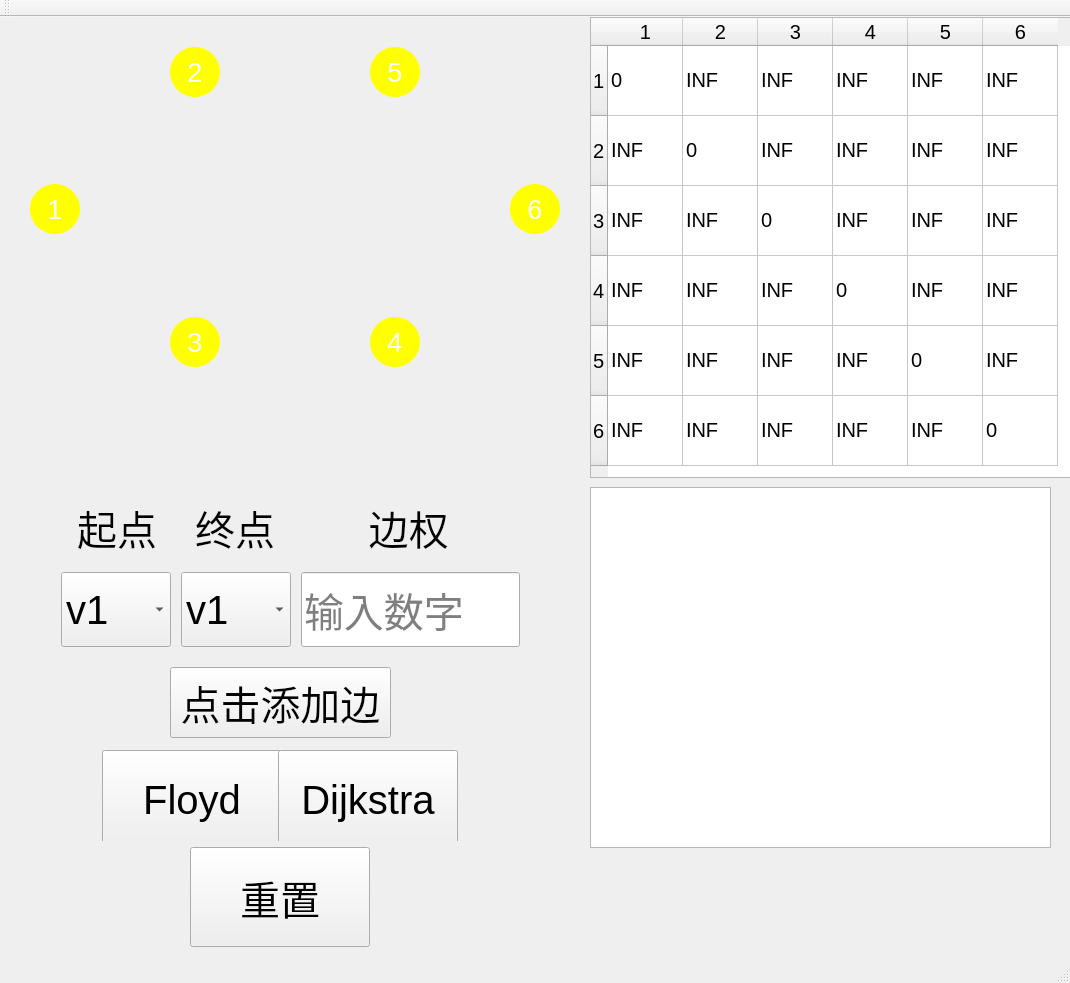
<?xml version="1.0" encoding="UTF-8"?>
<ui version="4.0">
 <class>AlgorithmDisplayClass</class>
 <widget class="QMainWindow" name="AlgorithmDisplayClass">
  <property name="geometry">
   <rect>
    <x>0</x>
    <y>0</y>
    <width>1070</width>
    <height>983</height>
   </rect>
  </property>
  <property name="windowTitle">
   <string>AlgorithmDisplay</string>
  </property>
  <widget class="QWidget" name="centralWidget">
   <widget class="QLabel" name="v1">
    <property name="geometry">
     <rect>
      <x>30</x>
      <y>167</y>
      <width>50</width>
      <height>50</height>
     </rect>
    </property>
    <property name="minimumSize">
     <size>
      <width>50</width>
      <height>50</height>
     </size>
    </property>
    <property name="sizeIncrement">
     <size>
      <width>50</width>
      <height>50</height>
     </size>
    </property>
    <property name="font">
     <font>
      <pointsize>20</pointsize>
     </font>
    </property>
    <property name="styleSheet">
     <string notr="true">color:white;
border-radius:25px;
background-color: yellow;
</string>
    </property>
    <property name="text">
     <string>1</string>
    </property>
    <property name="alignment">
     <set>Qt::AlignCenter</set>
    </property>
   </widget>
   <widget class="QLabel" name="v3">
    <property name="geometry">
     <rect>
      <x>170</x>
      <y>300</y>
      <width>50</width>
      <height>50</height>
     </rect>
    </property>
    <property name="minimumSize">
     <size>
      <width>50</width>
      <height>50</height>
     </size>
    </property>
    <property name="sizeIncrement">
     <size>
      <width>50</width>
      <height>50</height>
     </size>
    </property>
    <property name="font">
     <font>
      <pointsize>20</pointsize>
     </font>
    </property>
    <property name="styleSheet">
     <string notr="true">color:white;
border-radius:25px;
background-color: yellow;
</string>
    </property>
    <property name="text">
     <string>3</string>
    </property>
    <property name="alignment">
     <set>Qt::AlignCenter</set>
    </property>
   </widget>
   <widget class="QLabel" name="v5">
    <property name="geometry">
     <rect>
      <x>370</x>
      <y>30</y>
      <width>50</width>
      <height>50</height>
     </rect>
    </property>
    <property name="minimumSize">
     <size>
      <width>50</width>
      <height>50</height>
     </size>
    </property>
    <property name="sizeIncrement">
     <size>
      <width>50</width>
      <height>50</height>
     </size>
    </property>
    <property name="font">
     <font>
      <pointsize>20</pointsize>
     </font>
    </property>
    <property name="styleSheet">
     <string notr="true">color:white;
border-radius:25px;
background-color: yellow;
</string>
    </property>
    <property name="text">
     <string>5</string>
    </property>
    <property name="alignment">
     <set>Qt::AlignCenter</set>
    </property>
   </widget>
   <widget class="QLabel" name="v6">
    <property name="geometry">
     <rect>
      <x>510</x>
      <y>167</y>
      <width>50</width>
      <height>50</height>
     </rect>
    </property>
    <property name="minimumSize">
     <size>
      <width>50</width>
      <height>50</height>
     </size>
    </property>
    <property name="sizeIncrement">
     <size>
      <width>50</width>
      <height>50</height>
     </size>
    </property>
    <property name="font">
     <font>
      <pointsize>20</pointsize>
     </font>
    </property>
    <property name="styleSheet">
     <string notr="true">color:white;
border-radius:25px;
background-color: yellow;
</string>
    </property>
    <property name="text">
     <string>6</string>
    </property>
    <property name="alignment">
     <set>Qt::AlignCenter</set>
    </property>
   </widget>
   <widget class="QLabel" name="v2">
    <property name="geometry">
     <rect>
      <x>170</x>
      <y>30</y>
      <width>50</width>
      <height>50</height>
     </rect>
    </property>
    <property name="minimumSize">
     <size>
      <width>50</width>
      <height>50</height>
     </size>
    </property>
    <property name="sizeIncrement">
     <size>
      <width>50</width>
      <height>50</height>
     </size>
    </property>
    <property name="font">
     <font>
      <pointsize>20</pointsize>
     </font>
    </property>
    <property name="styleSheet">
     <string notr="true">color:white;
border-radius:25px;
background-color: yellow;
</string>
    </property>
    <property name="text">
     <string>2</string>
    </property>
    <property name="alignment">
     <set>Qt::AlignCenter</set>
    </property>
   </widget>
   <widget class="QPushButton" name="AddEdge">
    <property name="geometry">
     <rect>
      <x>170</x>
      <y>650</y>
      <width>221</width>
      <height>71</height>
     </rect>
    </property>
    <property name="font">
     <font>
      <pointsize>30</pointsize>
     </font>
    </property>
    <property name="text">
     <string>点击添加边</string>
    </property>
   </widget>
   <widget class="QTableWidget" name="tableWidget">
    <property name="geometry">
     <rect>
      <x>590</x>
      <y>0</y>
      <width>481</width>
      <height>461</height>
     </rect>
    </property>
    <property name="font">
     <font>
      <pointsize>15</pointsize>
     </font>
    </property>
    <attribute name="horizontalHeaderDefaultSectionSize">
     <number>75</number>
    </attribute>
    <attribute name="verticalHeaderDefaultSectionSize">
     <number>70</number>
    </attribute>
    <row/>
    <row/>
    <row/>
    <row/>
    <row/>
    <row/>
    <column/>
    <column/>
    <column/>
    <column/>
    <column/>
    <column/>
    <item row="0" column="0">
     <property name="text">
      <string>0</string>
     </property>
    </item>
    <item row="0" column="1">
     <property name="text">
      <string>INF</string>
     </property>
    </item>
    <item row="0" column="2">
     <property name="text">
      <string>INF</string>
     </property>
    </item>
    <item row="0" column="3">
     <property name="text">
      <string>INF</string>
     </property>
    </item>
    <item row="0" column="4">
     <property name="text">
      <string>INF</string>
     </property>
    </item>
    <item row="0" column="5">
     <property name="text">
      <string>INF</string>
     </property>
    </item>
    <item row="1" column="0">
     <property name="text">
      <string>INF</string>
     </property>
    </item>
    <item row="1" column="1">
     <property name="text">
      <string>0</string>
     </property>
    </item>
    <item row="1" column="2">
     <property name="text">
      <string>INF</string>
     </property>
    </item>
    <item row="1" column="3">
     <property name="text">
      <string>INF</string>
     </property>
    </item>
    <item row="1" column="4">
     <property name="text">
      <string>INF</string>
     </property>
    </item>
    <item row="1" column="5">
     <property name="text">
      <string>INF</string>
     </property>
    </item>
    <item row="2" column="0">
     <property name="text">
      <string>INF</string>
     </property>
    </item>
    <item row="2" column="1">
     <property name="text">
      <string>INF</string>
     </property>
    </item>
    <item row="2" column="2">
     <property name="text">
      <string>0</string>
     </property>
    </item>
    <item row="2" column="3">
     <property name="text">
      <string>INF</string>
     </property>
    </item>
    <item row="2" column="4">
     <property name="text">
      <string>INF</string>
     </property>
    </item>
    <item row="2" column="5">
     <property name="text">
      <string>INF</string>
     </property>
    </item>
    <item row="3" column="0">
     <property name="text">
      <string>INF</string>
     </property>
    </item>
    <item row="3" column="1">
     <property name="text">
      <string>INF</string>
     </property>
    </item>
    <item row="3" column="2">
     <property name="text">
      <string>INF</string>
     </property>
    </item>
    <item row="3" column="3">
     <property name="text">
      <string>0</string>
     </property>
    </item>
    <item row="3" column="4">
     <property name="text">
      <string>INF</string>
     </property>
    </item>
    <item row="3" column="5">
     <property name="text">
      <string>INF</string>
     </property>
    </item>
    <item row="4" column="0">
     <property name="text">
      <string>INF</string>
     </property>
    </item>
    <item row="4" column="1">
     <property name="text">
      <string>INF</string>
     </property>
    </item>
    <item row="4" column="2">
     <property name="text">
      <string>INF</string>
     </property>
    </item>
    <item row="4" column="3">
     <property name="text">
      <string>INF</string>
     </property>
    </item>
    <item row="4" column="4">
     <property name="text">
      <string>0</string>
     </property>
    </item>
    <item row="4" column="5">
     <property name="text">
      <string>INF</string>
     </property>
    </item>
    <item row="5" column="0">
     <property name="text">
      <string>INF</string>
     </property>
    </item>
    <item row="5" column="1">
     <property name="text">
      <string>INF</string>
     </property>
    </item>
    <item row="5" column="2">
     <property name="text">
      <string>INF</string>
     </property>
    </item>
    <item row="5" column="3">
     <property name="text">
      <string>INF</string>
     </property>
    </item>
    <item row="5" column="4">
     <property name="text">
      <string>INF</string>
     </property>
    </item>
    <item row="5" column="5">
     <property name="text">
      <string>0</string>
     </property>
    </item>
   </widget>
   <widget class="QWidget" name="layoutWidget">
    <property name="geometry">
     <rect>
      <x>91</x>
      <y>722</y>
      <width>368</width>
      <height>102</height>
     </rect>
    </property>
    <layout class="QHBoxLayout" name="horizontalLayout_2">
     <property name="sizeConstraint">
      <enum>QLayout::SetDefaultConstraint</enum>
     </property>
     <item>
      <widget class="QPushButton" name="Floyd">
       <property name="minimumSize">
        <size>
         <width>180</width>
         <height>100</height>
        </size>
       </property>
       <property name="maximumSize">
        <size>
         <width>180</width>
         <height>100</height>
        </size>
       </property>
       <property name="sizeIncrement">
        <size>
         <width>0</width>
         <height>100</height>
        </size>
       </property>
       <property name="font">
        <font>
         <pointsize>30</pointsize>
        </font>
       </property>
       <property name="text">
        <string>Floyd</string>
       </property>
      </widget>
     </item>
     <item>
      <widget class="QPushButton" name="Dijkstra">
       <property name="minimumSize">
        <size>
         <width>180</width>
         <height>100</height>
        </size>
       </property>
       <property name="maximumSize">
        <size>
         <width>180</width>
         <height>100</height>
        </size>
       </property>
       <property name="sizeIncrement">
        <size>
         <width>0</width>
         <height>100</height>
        </size>
       </property>
       <property name="font">
        <font>
         <pointsize>30</pointsize>
        </font>
       </property>
       <property name="text">
        <string>Dijkstra</string>
       </property>
      </widget>
     </item>
    </layout>
   </widget>
   <widget class="QWidget" name="layoutWidget">
    <property name="geometry">
     <rect>
      <x>50</x>
      <y>460</y>
      <width>481</width>
      <height>181</height>
     </rect>
    </property>
    <layout class="QVBoxLayout" name="verticalLayout">
     <item>
      <layout class="QHBoxLayout" name="horizontalLayout" stretch="1,1,2">
       <item>
        <widget class="QLabel" name="label">
         <property name="font">
          <font>
           <pointsize>30</pointsize>
          </font>
         </property>
         <property name="text">
          <string>起点</string>
         </property>
         <property name="alignment">
          <set>Qt::AlignCenter</set>
         </property>
        </widget>
       </item>
       <item>
        <widget class="QLabel" name="label_2">
         <property name="font">
          <font>
           <pointsize>30</pointsize>
          </font>
         </property>
         <property name="text">
          <string>终点</string>
         </property>
         <property name="alignment">
          <set>Qt::AlignCenter</set>
         </property>
        </widget>
       </item>
       <item>
        <widget class="QLabel" name="label_3">
         <property name="font">
          <font>
           <pointsize>30</pointsize>
          </font>
         </property>
         <property name="text">
          <string>边权</string>
         </property>
         <property name="alignment">
          <set>Qt::AlignCenter</set>
         </property>
        </widget>
       </item>
      </layout>
     </item>
     <item>
      <layout class="QHBoxLayout" name="horizontalLayout_3" stretch="1,1,2">
       <property name="spacing">
        <number>10</number>
       </property>
       <item>
        <widget class="QComboBox" name="Begin">
         <property name="minimumSize">
          <size>
           <width>0</width>
           <height>75</height>
          </size>
         </property>
         <property name="sizeIncrement">
          <size>
           <width>0</width>
           <height>75</height>
          </size>
         </property>
         <property name="font">
          <font>
           <pointsize>30</pointsize>
          </font>
         </property>
         <item>
          <property name="text">
           <string>v1</string>
          </property>
         </item>
         <item>
          <property name="text">
           <string>v2</string>
          </property>
         </item>
         <item>
          <property name="text">
           <string>v3</string>
          </property>
         </item>
         <item>
          <property name="text">
           <string>v4</string>
          </property>
         </item>
         <item>
          <property name="text">
           <string>v5</string>
          </property>
         </item>
         <item>
          <property name="text">
           <string>v6</string>
          </property>
         </item>
        </widget>
       </item>
       <item>
        <widget class="QComboBox" name="End">
         <property name="minimumSize">
          <size>
           <width>0</width>
           <height>75</height>
          </size>
         </property>
         <property name="sizeIncrement">
          <size>
           <width>0</width>
           <height>75</height>
          </size>
         </property>
         <property name="font">
          <font>
           <pointsize>30</pointsize>
          </font>
         </property>
         <item>
          <property name="text">
           <string>v1</string>
          </property>
         </item>
         <item>
          <property name="text">
           <string>v2</string>
          </property>
         </item>
         <item>
          <property name="text">
           <string>v3</string>
          </property>
         </item>
         <item>
          <property name="text">
           <string>v4</string>
          </property>
         </item>
         <item>
          <property name="text">
           <string>v5</string>
          </property>
         </item>
         <item>
          <property name="text">
           <string>v6</string>
          </property>
         </item>
        </widget>
       </item>
       <item>
        <widget class="QLineEdit" name="EdgeValue">
         <property name="minimumSize">
          <size>
           <width>0</width>
           <height>75</height>
          </size>
         </property>
         <property name="sizeIncrement">
          <size>
           <width>0</width>
           <height>75</height>
          </size>
         </property>
         <property name="font">
          <font>
           <pointsize>30</pointsize>
          </font>
         </property>
         <property name="placeholderText">
          <string>输入数字</string>
         </property>
        </widget>
       </item>
      </layout>
     </item>
    </layout>
   </widget>
   <widget class="QLabel" name="v4">
    <property name="geometry">
     <rect>
      <x>370</x>
      <y>300</y>
      <width>50</width>
      <height>50</height>
     </rect>
    </property>
    <property name="minimumSize">
     <size>
      <width>50</width>
      <height>50</height>
     </size>
    </property>
    <property name="sizeIncrement">
     <size>
      <width>50</width>
      <height>50</height>
     </size>
    </property>
    <property name="font">
     <font>
      <pointsize>20</pointsize>
     </font>
    </property>
    <property name="styleSheet">
     <string notr="true">color:white;
border-radius:25px;
background-color: yellow;
</string>
    </property>
    <property name="text">
     <string>4</string>
    </property>
    <property name="alignment">
     <set>Qt::AlignCenter</set>
    </property>
   </widget>
   <widget class="QPushButton" name="Reset">
    <property name="geometry">
     <rect>
      <x>190</x>
      <y>830</y>
      <width>180</width>
      <height>100</height>
     </rect>
    </property>
    <property name="minimumSize">
     <size>
      <width>180</width>
      <height>100</height>
     </size>
    </property>
    <property name="maximumSize">
     <size>
      <width>180</width>
      <height>100</height>
     </size>
    </property>
    <property name="sizeIncrement">
     <size>
      <width>0</width>
      <height>100</height>
     </size>
    </property>
    <property name="font">
     <font>
      <pointsize>30</pointsize>
     </font>
    </property>
    <property name="text">
     <string>重置</string>
    </property>
   </widget>
   <widget class="QPlainTextEdit" name="plainTextEdit">
    <property name="geometry">
     <rect>
      <x>590</x>
      <y>470</y>
      <width>461</width>
      <height>361</height>
     </rect>
    </property>
    <property name="minimumSize">
     <size>
      <width>461</width>
      <height>0</height>
     </size>
    </property>
    <property name="font">
     <font>
      <pointsize>20</pointsize>
     </font>
    </property>
    <property name="plainText">
     <string/>
    </property>
   </widget>
  </widget>
  <widget class="QMenuBar" name="menuBar">
   <property name="geometry">
    <rect>
     <x>0</x>
     <y>0</y>
     <width>1070</width>
     <height>21</height>
    </rect>
   </property>
  </widget>
  <widget class="QToolBar" name="mainToolBar">
   <attribute name="toolBarArea">
    <enum>TopToolBarArea</enum>
   </attribute>
   <attribute name="toolBarBreak">
    <bool>false</bool>
   </attribute>
  </widget>
  <widget class="QStatusBar" name="statusBar"/>
 </widget>
 <layoutdefault spacing="6" margin="11"/>
 <resources>
  <include location="AlgorithmDisplay.qrc"/>
 </resources>
 <connections/>
</ui>
